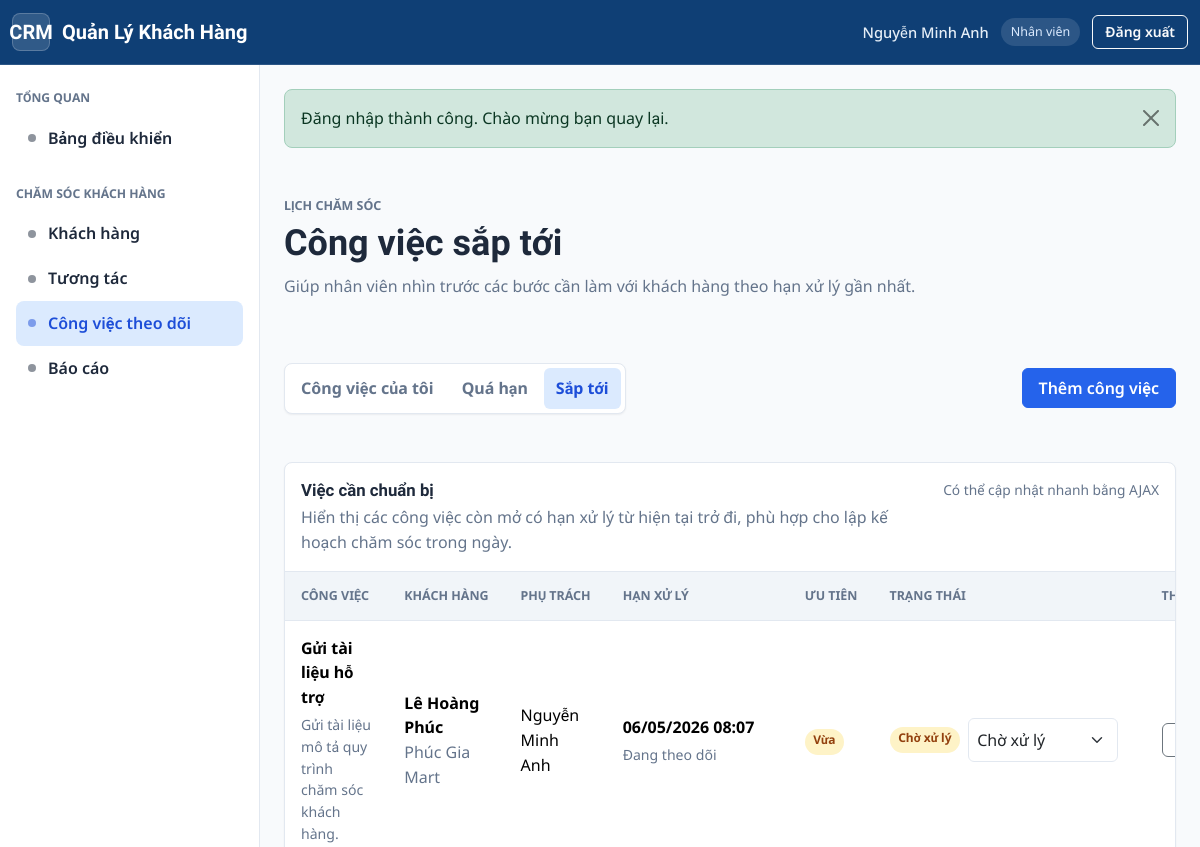
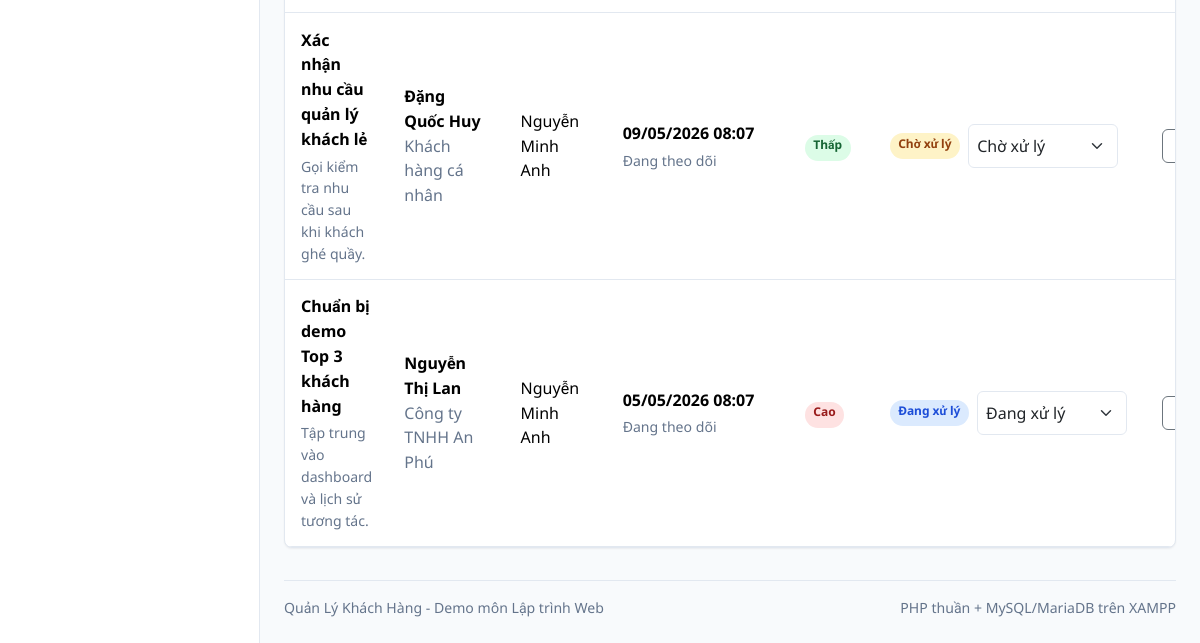
Page /cong-viec-theo-doi/sap-toi.php (signed in) on the earlier database version (2 pictures, top to bottom).
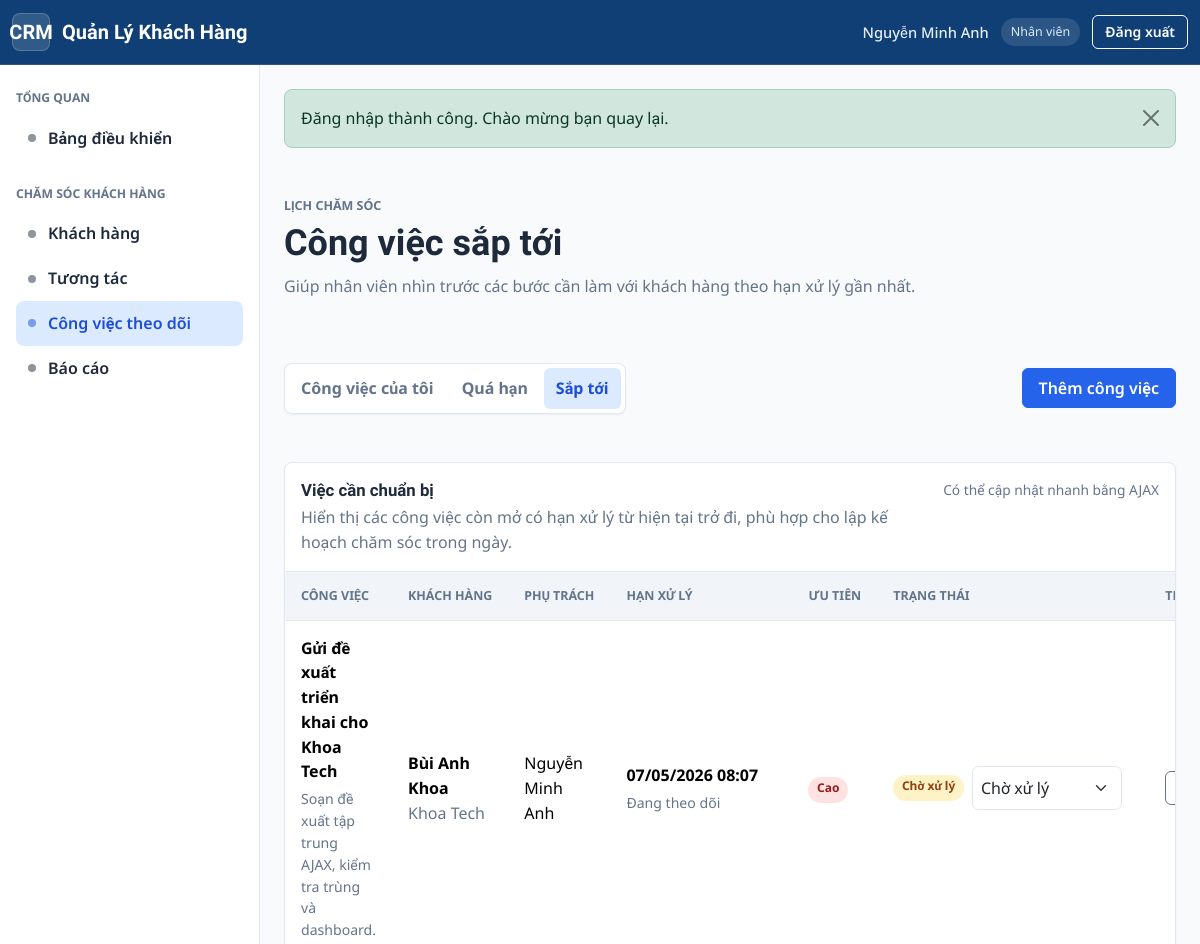
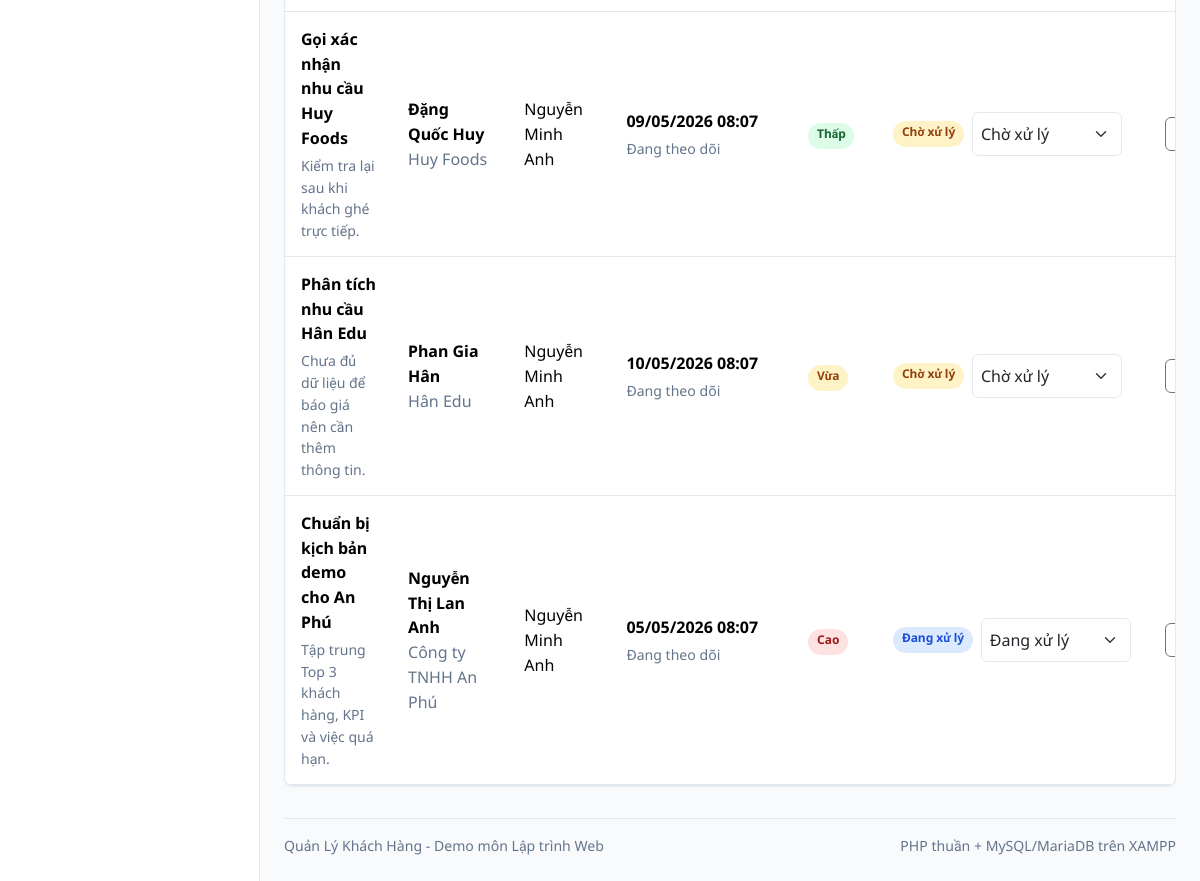
Same page on the later database version (2 pictures, top to bottom).
### tables this page shows
CREATE TABLE `follow_up_tasks` (
    `id` INT UNSIGNED NOT NULL AUTO_INCREMENT,
    `customer_id` INT UNSIGNED NOT NULL,
    `assigned_user_id` INT UNSIGNED NOT NULL,
    `created_by` INT UNSIGNED NOT NULL,
    `title` VARCHAR(150) NOT NULL,
    `description` TEXT NULL,
    `due_at` DATETIME NOT NULL,
    `status` ENUM('pending', 'in_progress', 'completed', 'cancelled') NOT NULL DEFAULT 'pending',
    `priority` ENUM('low', 'medium', 'high') NOT NULL DEFAULT 'medium',
    `completed_at` DATETIME NULL,
    `created_at` DATETIME NOT NULL DEFAULT CURRENT_TIMESTAMP,
    `updated_at` DATETIME NOT NULL DEFAULT CURRENT_TIMESTAMP ON UPDATE CURRENT_TIMESTAMP,
    PRIMARY KEY (`id`),
    KEY `idx_tasks_assignee_status_due` (`assigned_user_id`, `status`, `due_at`),
    KEY `idx_tasks_customer_status` (`customer_id`, `status`),
    KEY `idx_tasks_due_at` (`due_at`),
    KEY `idx_tasks_priority` (`priority`),
    KEY `idx_tasks_created_by` (`created_by`),
    CONSTRAINT `fk_tasks_customer`
        FOREIGN KEY (`customer_id`) REFERENCES `customers` (`id`)
        ON UPDATE CASCADE
        ON DELETE CASCADE,
    CONSTRAINT `fk_tasks_assigned_user`
        FOREIGN KEY (`assigned_user_id`) REFERENCES `users` (`id`)
        ON UPDATE CASCADE
        ON DELETE RESTRICT,
    CONSTRAINT `fk_tasks_created_by`
        FOREIGN KEY (`created_by`) REFERENCES `users` (`id`)
        ON UPDATE CASCADE
        ON DELETE RESTRICT
);

CREATE TABLE `customers` (
    `id` INT UNSIGNED NOT NULL AUTO_INCREMENT,
    `customer_type_id` INT UNSIGNED NOT NULL,
    `assigned_user_id` INT UNSIGNED NULL,
    `full_name` VARCHAR(150) NOT NULL,
    `company_name` VARCHAR(150) NULL,
    `gender` ENUM('male', 'female', 'other', 'unknown') NOT NULL DEFAULT 'unknown',
    `date_of_birth` DATE NULL,
    `phone` VARCHAR(32) NULL,
    `phone_normalized` VARCHAR(32) NULL,
    `email` VARCHAR(191) NULL,
    `email_normalized` VARCHAR(191) NULL,
    `address` VARCHAR(255) NULL,
    `city` VARCHAR(80) NULL,
    `source` ENUM('website', 'facebook', 'referral', 'walk_in', 'phone', 'other') NOT NULL DEFAULT 'other',
    `status` ENUM('active', 'potential', 'inactive') NOT NULL DEFAULT 'active',
    `notes` TEXT NULL,
    `deleted_at` DATETIME NULL,
    `active_phone_key` VARCHAR(32)
        GENERATED ALWAYS AS (
            CASE
                WHEN `deleted_at` IS NULL
                 AND `phone_normalized` IS NOT NULL
                 AND `phone_normalized` <> ''
                THEN `phone_normalized`
                ELSE NULL
            END
        ) PERSISTENT,
    `active_email_key` VARCHAR(191)
        GENERATED ALWAYS AS (
            CASE
                WHEN `deleted_at` IS NULL
                 AND `email_normalized` IS NOT NULL
                 AND `email_normalized` <> ''
                THEN `email_normalized`
                ELSE NULL
            END
        ) PERSISTENT,
    `created_at` DATETIME NOT NULL DEFAULT CURRENT_TIMESTAMP,
    `updated_at` DATETIME NOT NULL DEFAULT CURRENT_TIMESTAMP ON UPDATE CURRENT_TIMESTAMP,
    PRIMARY KEY (`id`),
    UNIQUE KEY `uq_customers_active_phone` (`active_phone_key`),
    UNIQUE KEY `uq_customers_active_email` (`active_email_key`),
    KEY `idx_customers_name` (`full_name`),
    KEY `idx_customers_company_name` (`company_name`),
    KEY `idx_customers_type_status` (`customer_type_id`, `status`),
    KEY `idx_customers_assigned_status` (`assigned_user_id`, `status`),
    KEY `idx_customers_status_deleted` (`status`, `deleted_at`),
    KEY `idx_customers_deleted_at` (`deleted_at`),
    KEY `idx_customers_phone_normalized` (`phone_normalized`),
    KEY `idx_customers_email_normalized` (`email_normalized`),
    CONSTRAINT `fk_customers_customer_type`
        FOREIGN KEY (`customer_type_id`) REFERENCES `customer_types` (`id`)
        ON UPDATE CASCADE
        ON DELETE RESTRICT,
    CONSTRAINT `fk_customers_assigned_user`
        FOREIGN KEY (`assigned_user_id`) REFERENCES `users` (`id`)
        ON UPDATE CASCADE
        ON DELETE SET NULL
);

CREATE TABLE `users` (
    `id` INT UNSIGNED NOT NULL AUTO_INCREMENT,
    `full_name` VARCHAR(120) NOT NULL,
    `username` VARCHAR(50) NOT NULL,
    `email` VARCHAR(191) NOT NULL,
    `phone` VARCHAR(32) NULL,
    `password_hash` VARCHAR(255) NOT NULL,
    `role` ENUM('admin', 'staff') NOT NULL DEFAULT 'staff',
    `status` ENUM('active', 'locked') NOT NULL DEFAULT 'active',
    `last_login_at` DATETIME NULL,
    `created_at` DATETIME NOT NULL DEFAULT CURRENT_TIMESTAMP,
    `updated_at` DATETIME NOT NULL DEFAULT CURRENT_TIMESTAMP ON UPDATE CURRENT_TIMESTAMP,
    PRIMARY KEY (`id`),
    UNIQUE KEY `uq_users_username` (`username`),
    UNIQUE KEY `uq_users_email` (`email`),
    KEY `idx_users_role_status` (`role`, `status`),
    KEY `idx_users_status` (`status`),
    KEY `idx_users_last_login_at` (`last_login_at`)
);

### dung-chung/ham-chung.php (called while the page is built, shortened)
<?php
function e(mixed $giaTri): string
{
    return htmlspecialchars((string) ($giaTri ?? ''), ENT_QUOTES | ENT_SUBSTITUTE, 'UTF-8');
}
function duong_dan(string $duongDan = ''): string
{
    return rtrim(DUONG_DAN_GOC, '/') . '/' . ltrim($duongDan, '/');
}

### dung-chung/ham-xac-thuc.php (called while the page is built, shortened)
<?php
function nguoi_dung_hien_tai(): ?array
{
    return $_SESSION['nguoi_dung'] ?? null;
}

### cong-viec-theo-doi/truy-van-cong-viec.php (called while the page is built, shortened)
<?php
function tao_dieu_kien_pham_vi_cong_viec(string $cheDo): array
{
    $nguoiDung = nguoi_dung_hien_tai();
    $dieuKien = ['c.deleted_at IS NULL'];
    $thamSo = [];
    if (($nguoiDung['vai_tro'] ?? '') !== VAI_TRO_ADMIN) {
        $dieuKien[] = 't.assigned_user_id = :assigned_user_id';
        $thamSo['assigned_user_id'] = (int) ($nguoiDung['id'] ?? 0);
    }
    if ($cheDo === 'overdue') {
        $dieuKien[] = "t.status IN ('pending', 'in_progress')";
        $dieuKien[] = 't.due_at < NOW()';
    } elseif ($cheDo === 'upcoming') {
        $dieuKien[] = "t.status IN ('pending', 'in_progress')";
        $dieuKien[] = 't.due_at >= NOW()';
    }
    return ['sql' => ' WHERE ' . implode(' AND ', $dieuKien), 'tham_so' => $thamSo];
}
function lay_danh_sach_cong_viec_theo_doi(string $cheDo = 'my'): array
{
    $loc = tao_dieu_kien_pham_vi_cong_viec($cheDo);
    return lay_nhieu_dong(
        "SELECT t.id, t.title, t.description, t.due_at, t.status, t.priority, t.completed_at,
            c.full_name AS customer_name, c.company_name,
            u.full_name AS assigned_user_name
         FROM follow_up_tasks t
         INNER JOIN customers c ON c.id = t.customer_id
         INNER JOIN users u ON u.id = t.assigned_user_id
         {$loc['sql']}
         ORDER BY FIELD(t.status, 'pending', 'in_progress', 'completed', 'cancelled'), t.due_at ASC
         LIMIT 60",
        $loc['tham_so']
    );
}

### cau-hinh/ket-noi-csdl.php (called while the page is built, shortened)
<?php
function lay_ket_noi_csdl(): PDO
{
    static $pdo = null;
    $dsn = sprintf(
        'mysql:host=%s;port=%d;dbname=%s;charset=%s',
        DB_HOST,
        DB_PORT,
        DB_NAME,
        DB_CHARSET
    );
    try {
        $pdo = new PDO($dsn, DB_USERNAME, DB_PASSWORD, [
            PDO::ATTR_ERRMODE => PDO::ERRMODE_EXCEPTION,
            PDO::ATTR_DEFAULT_FETCH_MODE => PDO::FETCH_ASSOC,
            PDO::ATTR_EMULATE_PREPARES => false,
            PDO::MYSQL_ATTR_INIT_COMMAND => 'SET NAMES ' . DB_CHARSET,
        ]);
        $pdo->exec('SET NAMES ' . DB_CHARSET . ' COLLATE ' . lay_collation_ket_noi($pdo));
    } catch (PDOException $exception) {
        throw new RuntimeException('Không thể kết nối cơ sở dữ liệu.', 0, $exception);
    }
    return $pdo;
}
function lay_collation_ket_noi(PDO $pdo): string
{
    $collations = [DB_COLLATION, DB_FALLBACK_COLLATION];
    $stmt = $pdo->prepare(
        'SELECT COLLATION_NAME
         FROM information_schema.COLLATIONS
         WHERE CHARACTER_SET_NAME = :charset
           AND COLLATION_NAME = :collation
         LIMIT 1'
    );
    foreach ($collations as $collation) {
        $stmt->execute([
            'charset' => DB_CHARSET,
            'collation' => $collation,
        ]);
        if ($stmt->fetchColumn()) {
            return $collation;
        }
    }
    return DB_FALLBACK_COLLATION;
}

### dung-chung/ham-csdl.php (called while the page is built, shortened)
<?php
require_once __DIR__ . '/../cau-hinh/ket-noi-csdl.php';
function chay_truy_van(string $sql, array $thamSo = []): PDOStatement
{
    $stmt = lay_ket_noi_csdl()->prepare($sql);
    $stmt->execute($thamSo);
    return $stmt;
}
function lay_nhieu_dong(string $sql, array $thamSo = []): array
{
    return chay_truy_van($sql, $thamSo)->fetchAll();
}

### cong-viec-theo-doi/xu-ly-du-lieu-cong-viec.php (called while the page is built, shortened)
<?php
function nhan_trang_thai_cong_viec(): array
{
    return [
        'pending' => 'Chờ xử lý',
        'in_progress' => 'Đang xử lý',
        'completed' => 'Hoàn thành',
        'cancelled' => 'Đã hủy',
    ];
}
function nhan_trang_thai_chinh_cong_viec(): array
{
    return ['pending' => 'Chờ xử lý', 'completed' => 'Hoàn thành', 'cancelled' => 'Đã hủy'];
}
function trang_thai_cong_viec_dang_mo(): array
{
    return ['pending', 'in_progress'];
}
function lop_badge_trang_thai_cong_viec(string $trangThai): string
{
    return match ($trangThai) {
        'pending' => 'badge-soft-warning',
        'in_progress' => 'badge-soft-primary',
        'completed' => 'badge-soft-success',
        'cancelled' => 'badge-soft-danger',
        default => 'badge-soft-primary',
    };
}
function nhan_uu_tien_cong_viec(): array
{
    return ['high' => 'Cao', 'medium' => 'Vừa', 'low' => 'Thấp'];
}
function lop_badge_uu_tien_cong_viec(string $uuTien): string
{
    return match ($uuTien) {
        'high' => 'badge-soft-danger',
        'medium' => 'badge-soft-warning',
        'low' => 'badge-soft-success',
        default => 'badge-soft-primary',
    };
}
function la_cong_viec_qua_han(array $congViec): bool
{
    return in_array($congViec['status'], trang_thai_cong_viec_dang_mo(), true)
        && strtotime($congViec['due_at']) < time();
}

### dung-chung/ham-dinh-dang.php (called while the page is built, shortened)
<?php
function dinh_dang_ngay_gio(?string $ngayGio): string
{
    $timestamp = strtotime($ngayGio);
    return $timestamp === false ? '' : date('d/m/Y H:i', $timestamp);
}

### cong-viec-theo-doi/danh-sach-cong-viec.php (the view, shortened to what the changed rows need)
<?php
$cheDo = $cheDo ?? 'my';
$danhSachCongViec = $danhSachCongViec ?? [];
$tieuDeDanhSach = $tieuDeDanhSach ?? 'Danh sách công việc';
$nhanTrangThai = nhan_trang_thai_cong_viec();
$nhanTrangThaiChinh = nhan_trang_thai_chinh_cong_viec();
$nhanUuTien = nhan_uu_tien_cong_viec();
?>
<section class="table-card task-board task-board--<?= e($cheDo) ?>" data-task-board>
    <div class="task-board-heading">
        <div>
            <h2 class="card-title mb-1"><?= e($tieuDeDanhSach) ?></h2>
        </div>
    </div>
    <div class="table-responsive">
        <table class="table align-middle task-table">
            <thead>
                <tr>
                    <th>Công việc</th>
                    <th>Khách hàng</th>
                    <th>Phụ trách</th>
                    <th>Hạn xử lý</th>
                    <th>Ưu tiên</th>
                    <th>Trạng thái</th>
                    <th>Thao tác</th>
                </tr>
            </thead>
            <tbody>
                <?php foreach ($danhSachCongViec as $congViec): ?>
                    <?php
                    $dangMo = in_array($congViec['status'], trang_thai_cong_viec_dang_mo(), true);
                    $quaHan = la_cong_viec_qua_han($congViec);
                    $lopDong = trim(($quaHan ? 'is-overdue ' : '') . (!$dangMo ? 'is-finished' : ''));
                    $nhanHan = $quaHan ? 'Quá hạn' : ($dangMo ? 'Đang theo dõi' : 'Đã đóng');
                    $luaChonTrangThai = $congViec['status'] === 'in_progress'
                        ? [
                            'pending' => $nhanTrangThai['pending'],
                            'in_progress' => $nhanTrangThai['in_progress'],
                            'completed' => $nhanTrangThai['completed'],
                            'cancelled' => $nhanTrangThai['cancelled'],
                        ]
                        : $nhanTrangThaiChinh;
                    ?>
                    <tr class="<?= e($lopDong) ?>" data-task-row="<?= e($congViec['id']) ?>" data-task-status="<?= e($congViec['status']) ?>">
                        <td>
                            <div class="task-title-cell">
                                <strong><?= e($congViec['title']) ?></strong>
                                <span><?= e($congViec['description'] ?: 'Không có mô tả') ?></span>
                            </div>
                        </td>
                        <td>
                            <strong><?= e($congViec['customer_name']) ?></strong>
                            <div class="text-muted"><?= e($congViec['company_name'] ?: 'Khách hàng cá nhân') ?></div>
                        </td>
                        <td><?= e($congViec['assigned_user_name']) ?></td>
                        <td>
                            <div class="task-due-cell">
                                <strong><?= e(dinh_dang_ngay_gio($congViec['due_at'])) ?></strong>
                                <span><?= e($nhanHan) ?></span>
                            </div>
                        </td>
                        <td>
                            <span class="badge <?= e(lop_badge_uu_tien_cong_viec($congViec['priority'])) ?>">
                                <?= e($nhanUuTien[$congViec['priority']] ?? 'Vừa') ?>
                            </span>
                        </td>
                        <td>
                            <div class="task-status-control">
                                <span class="badge <?= e(lop_badge_trang_thai_cong_viec($congViec['status'])) ?>" data-task-status-badge>
                                    <?= e($nhanTrangThai[$congViec['status']] ?? 'Không rõ') ?>
                                </span>
                                <select class="form-select form-select-sm" data-task-status-select data-task-id="<?= e($congViec['id']) ?>">
                                    <?php foreach ($luaChonTrangThai as $giaTri => $nhan): ?>
                                        <option value="<?= e($giaTri) ?>" <?= $congViec['status'] === $giaTri ? 'selected' : '' ?>><?= e($nhan) ?></option>
                                    <?php endforeach; ?>
                                </select>
                            </div>
                        </td>
                        <td>
                            <div class="task-row-actions">
                                <a class="btn btn-sm btn-outline-secondary" href="<?= e(duong_dan('cong-viec-theo-doi/sua.php?id=' . $congViec['id'])) ?>">Sửa</a>
                            </div>
                        </td>
                    </tr>
                <?php endforeach; ?>
            </tbody>
        </table>
    </div>
</section>

Differences in the rows shown:
no longer on this page (row edited): follow_up_tasks: title "Gửi tài liệu hỗ trợ", description "Gửi tài liệu mô tả quy trình chăm sóc khách hàng.", customer.full_name "Lê Hoàng Phúc", customer.company_name "Phúc Gia Mart", assigned_user.full_name "Nguyễn Minh Anh", due_at "06/05/2026 08:07", nhanHan "Đang theo dõi", priority "Vừa", status "Chờ xử lý", status+id "Chờ xử lý"
no longer on this page (row edited): follow_up_tasks: title "Xác nhận nhu cầu quản lý khách lẻ", description "Gọi kiểm tra nhu cầu sau khi khách ghé quầy.", customer.full_name "Đặng Quốc Huy", customer.company_name "Khách hàng cá nhân", assigned_user.full_name "Nguyễn Minh Anh", due_at "09/05/2026 08:07", nhanHan "Đang theo dõi", priority "Thấp", status "Chờ xử lý", status+id "Chờ xử lý"
added follow_up_tasks: title "Gửi đề xuất triển khai cho Khoa Tech", description "Soạn đề xuất tập trung AJAX, kiểm tra trùng và dashboard.", customer.full_name "Bùi Anh Khoa", customer.company_name "Khoa Tech", assigned_user.full_name "Nguyễn Minh Anh", due_at "07/05/2026 08:07", nhanHan "Đang theo dõi", priority "Cao", status "Chờ xử lý", status+id "Chờ xử lý"
added follow_up_tasks: title "Gọi xác nhận nhu cầu Huy Foods", description "Kiểm tra lại sau khi khách ghé trực tiếp.", customer.full_name "Đặng Quốc Huy", customer.company_name "Huy Foods", assigned_user.full_name "Nguyễn Minh Anh", due_at "09/05/2026 08:07", nhanHan "Đang theo dõi", priority "Thấp", status "Chờ xử lý", status+id "Chờ xử lý"
added follow_up_tasks: title "Phân tích nhu cầu Hân Edu", description "Chưa đủ dữ liệu để báo giá nên cần thêm thông tin.", customer.full_name "Phan Gia Hân", customer.company_name "Hân Edu", assigned_user.full_name "Nguyễn Minh Anh", due_at "10/05/2026 08:07", nhanHan "Đang theo dõi", priority "Vừa", status "Chờ xử lý", status+id "Chờ xử lý"
changed follow_up_tasks "Đang xử lý": title "Chuẩn bị demo Top 3 khách hàng" → "Chuẩn bị kịch bản demo cho An Phú"; description "Tập trung vào dashboard và lịch sử tương tác." → "Tập trung Top 3 khách hàng, KPI và việc quá hạn."; customer.full_name "Nguyễn Thị Lan" → "Nguyễn Thị Lan Anh"
